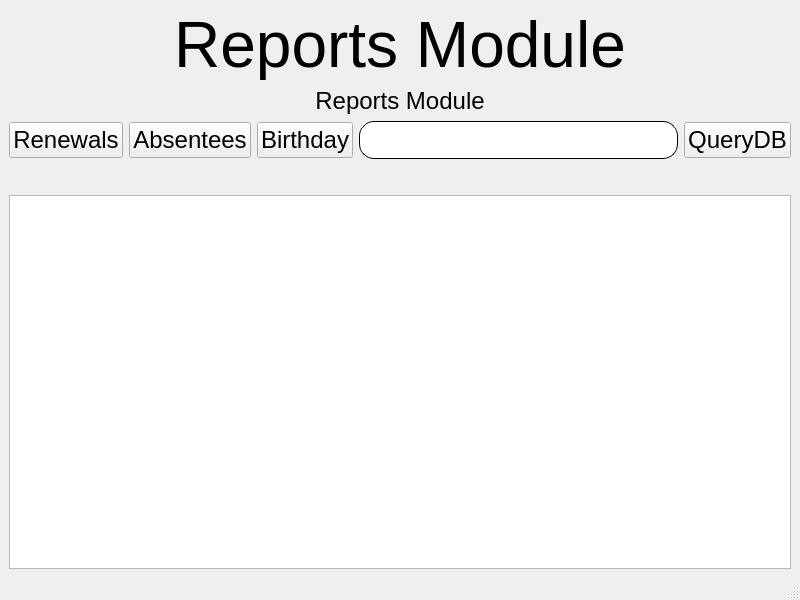
<?xml version="1.0" encoding="UTF-8"?>
<ui version="4.0">
 <class>MainWindow</class>
 <widget class="QMainWindow" name="MainWindow">
  <property name="geometry">
   <rect>
    <x>0</x>
    <y>0</y>
    <width>800</width>
    <height>600</height>
   </rect>
  </property>
  <property name="windowTitle">
   <string>Reports</string>
  </property>
  <widget class="QWidget" name="centralwidget">
   <layout class="QHBoxLayout" name="horizontalLayout_3">
    <item>
     <layout class="QHBoxLayout" name="horizontalLayout">
      <item>
       <layout class="QVBoxLayout" name="verticalLayout">
        <item>
         <widget class="QLabel" name="lblLogo">
          <property name="font">
           <font>
            <pointsize>48</pointsize>
           </font>
          </property>
          <property name="text">
           <string>Reports Module</string>
          </property>
          <property name="alignment">
           <set>Qt::AlignCenter</set>
          </property>
         </widget>
        </item>
        <item>
         <widget class="QLabel" name="label">
          <property name="font">
           <font>
            <pointsize>18</pointsize>
           </font>
          </property>
          <property name="text">
           <string>Reports Module</string>
          </property>
          <property name="alignment">
           <set>Qt::AlignCenter</set>
          </property>
         </widget>
        </item>
        <item>
         <layout class="QHBoxLayout" name="horizontalLayout_2">
          <item>
           <widget class="QPushButton" name="btnRenewals">
            <property name="font">
             <font>
              <pointsize>18</pointsize>
             </font>
            </property>
            <property name="text">
             <string>Renewals</string>
            </property>
           </widget>
          </item>
          <item>
           <widget class="QPushButton" name="btnAbsentees">
            <property name="font">
             <font>
              <pointsize>18</pointsize>
             </font>
            </property>
            <property name="text">
             <string>Absentees</string>
            </property>
           </widget>
          </item>
          <item>
           <widget class="QPushButton" name="btnBDay">
            <property name="font">
             <font>
              <pointsize>18</pointsize>
             </font>
            </property>
            <property name="text">
             <string>Birthday</string>
            </property>
           </widget>
          </item>
          <item>
           <widget class="QLineEdit" name="lnEdtQuery">
            <property name="sizePolicy">
             <sizepolicy hsizetype="Expanding" vsizetype="Fixed">
              <horstretch>3</horstretch>
              <verstretch>0</verstretch>
             </sizepolicy>
            </property>
            <property name="styleSheet">
             <string notr="true">QLineEdit {
                border-radius: 15px;
                background-clip: border;
                background-color: rgb(255, 255,255);
                font: 18pt Vazir;
                border:1px solid;
            }</string>
            </property>
           </widget>
          </item>
          <item>
           <widget class="QPushButton" name="btnQuery">
            <property name="font">
             <font>
              <pointsize>18</pointsize>
             </font>
            </property>
            <property name="text">
             <string>QueryDB</string>
            </property>
           </widget>
          </item>
         </layout>
        </item>
        <item>
         <widget class="QLabel" name="lblStatus">
          <property name="font">
           <font>
            <pointsize>16</pointsize>
           </font>
          </property>
          <property name="text">
           <string/>
          </property>
         </widget>
        </item>
        <item>
         <widget class="QTableWidget" name="tblWdgtReport">
          <property name="sizePolicy">
           <sizepolicy hsizetype="Expanding" vsizetype="Expanding">
            <horstretch>1</horstretch>
            <verstretch>0</verstretch>
           </sizepolicy>
          </property>
          <property name="font">
           <font>
            <pointsize>12</pointsize>
           </font>
          </property>
          <property name="editTriggers">
           <set>QAbstractItemView::NoEditTriggers</set>
          </property>
          <property name="alternatingRowColors">
           <bool>true</bool>
          </property>
          <property name="selectionMode">
           <enum>QAbstractItemView::SingleSelection</enum>
          </property>
          <property name="sortingEnabled">
           <bool>true</bool>
          </property>
          <attribute name="horizontalHeaderShowSortIndicator" stdset="0">
           <bool>true</bool>
          </attribute>
         </widget>
        </item>
       </layout>
      </item>
     </layout>
    </item>
   </layout>
  </widget>
  <widget class="QMenuBar" name="menubar">
   <property name="geometry">
    <rect>
     <x>0</x>
     <y>0</y>
     <width>800</width>
     <height>22</height>
    </rect>
   </property>
  </widget>
  <widget class="QStatusBar" name="statusbar"/>
 </widget>
 <resources/>
 <connections/>
</ui>
